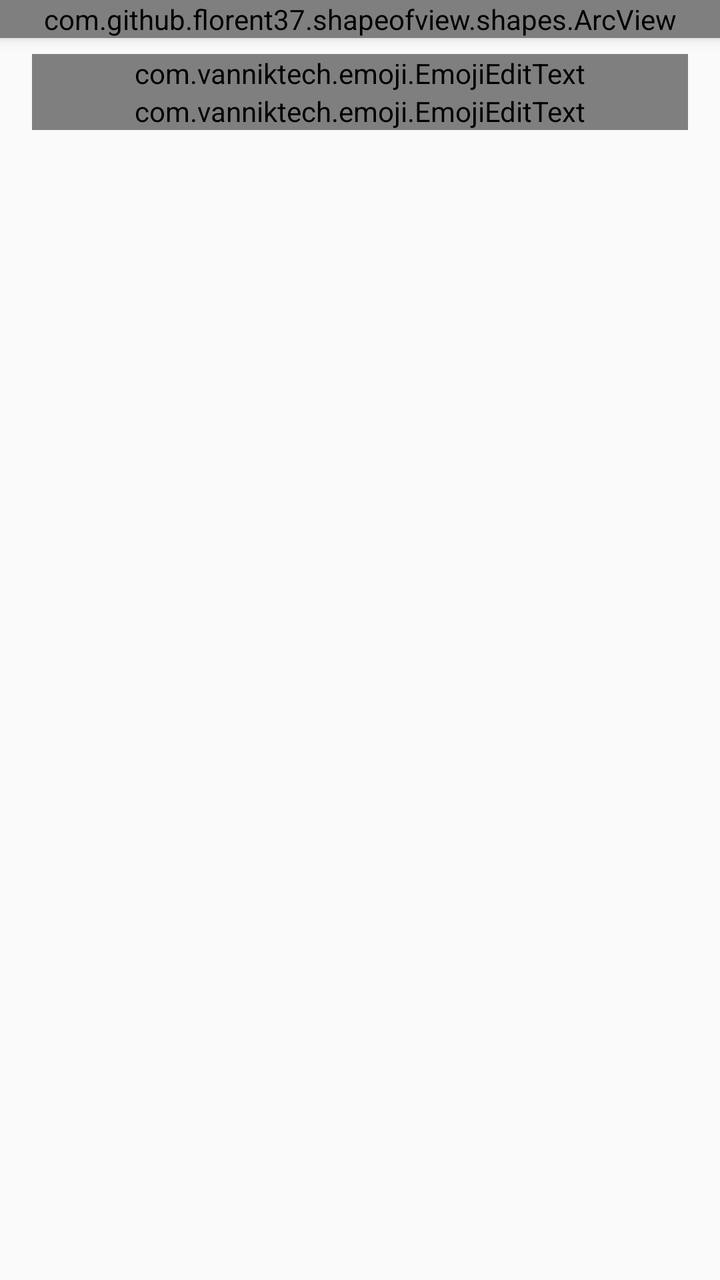
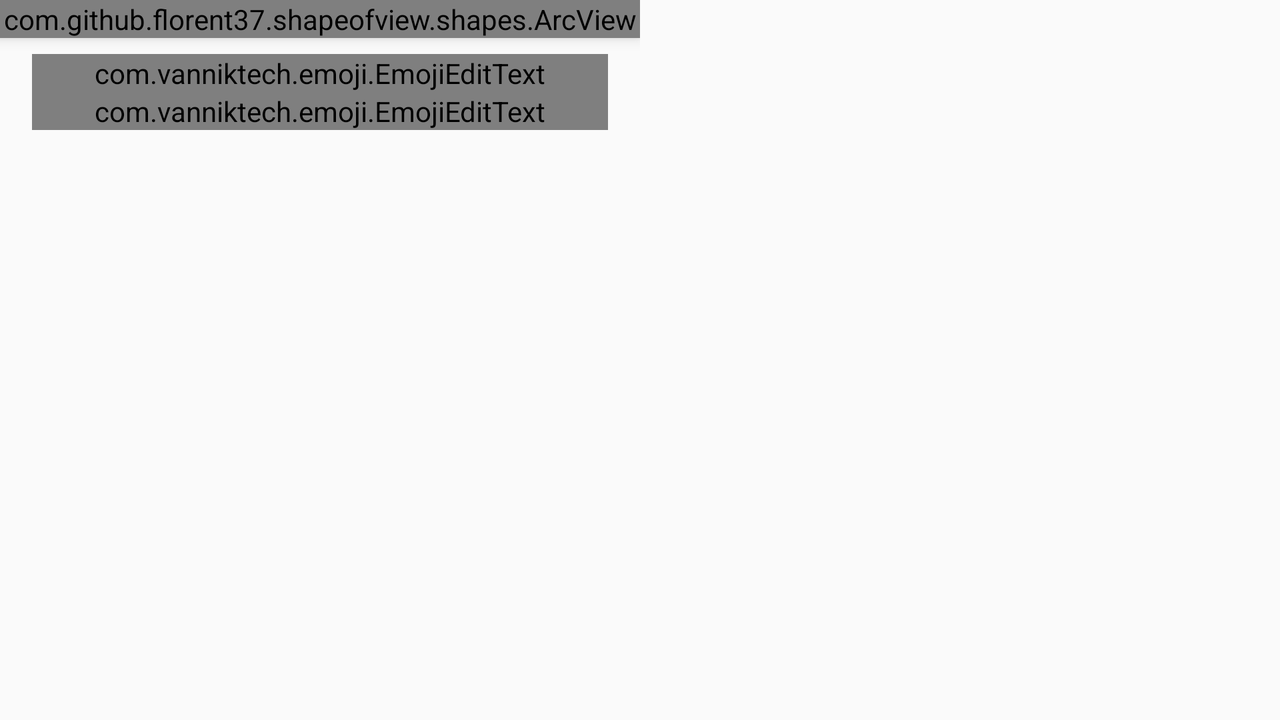

First picture: res/layout/ on a phone held upright. Second picture: the repository's own variant of that layout, on a device whose configuration matches the variant's folder. Source for both follows.
<!-- AndroidManifest.xml: application theme AppTheme -->
<!-- res/layout/fragment_status.xml -->
<?xml version="1.0" encoding="utf-8"?>
<android.support.design.widget.CoordinatorLayout xmlns:android="http://schemas.android.com/apk/res/android"
    xmlns:app="http://schemas.android.com/apk/res-auto"
    xmlns:fancy="http://schemas.android.com/apk/res-auto"
    xmlns:tools="http://schemas.android.com/tools"
    android:layout_width="match_parent"
    android:layout_height="match_parent">

    <android.support.constraint.ConstraintLayout
        android:layout_width="match_parent"
        android:layout_height="match_parent">

        <ImageView
            android:id="@+id/backgroundImageView"
            android:layout_width="0dp"
            android:layout_height="0dp"
            android:scaleType="centerCrop"
            app:layout_constraintBottom_toBottomOf="parent"
            app:layout_constraintEnd_toEndOf="parent"
            app:layout_constraintStart_toStartOf="parent"
            app:layout_constraintTop_toTopOf="parent"
            android:contentDescription="@string/background_image" />

    <android.support.v4.widget.NestedScrollView
        android:layout_width="0dp"
        android:layout_height="wrap_content"
        android:id="@+id/nested_scroll"
        app:layout_constraintEnd_toEndOf="parent"
        app:layout_constraintStart_toStartOf="parent"
        app:layout_constraintTop_toTopOf="parent">

        <android.support.constraint.ConstraintLayout
            android:layout_width="match_parent"
            android:layout_height="wrap_content">

            <com.github.florent37.shapeofview.shapes.ArcView
                android:id="@+id/shape_of_view"
                android:layout_width="0dp"
                android:layout_height="wrap_content"
                android:elevation="4dp"
                app:layout_constraintEnd_toEndOf="parent"
                app:layout_constraintStart_toStartOf="parent"
                app:layout_constraintTop_toTopOf="parent"
                app:shape_arc_cropDirection="outside"
                app:shape_arc_height="28dp"
                app:shape_arc_position="bottom">

                <android.support.constraint.ConstraintLayout
                    android:layout_width="match_parent"
                    android:layout_height="wrap_content">

                    <net.grobas.view.MovingImageView
                        android:layout_width="0dp"
                        android:layout_height="0dp"
                        android:src="@drawable/mail_pattern"
                        app:layout_constraintBottom_toBottomOf="parent"
                        app:layout_constraintEnd_toEndOf="parent"
                        app:layout_constraintStart_toStartOf="parent"
                        app:layout_constraintTop_toTopOf="parent"
                        app:miv_load_on_create="true"
                        app:miv_max_relative_size="3"
                        app:miv_min_relative_offset="0.2"
                        app:miv_repetitions="-1"
                        app:miv_speed="100"
                        app:miv_start_delay="1000" />

                    <TextView
                        android:id="@+id/profile_text"
                        android:layout_width="match_parent"
                        android:layout_height="wrap_content"
                        android:layout_margin="@dimen/fab_margin"
                        android:text="@string/contact_preview_profile"
                        android:textStyle="bold"
                        android:textColor="@color/grey"
                        android:textSize="18sp"
                        app:layout_constraintEnd_toEndOf="parent"
                        app:layout_constraintStart_toStartOf="parent"
                        app:layout_constraintTop_toTopOf="parent" />

                    <de.hdodenhof.circleimageview.CircleImageView xmlns:app="http://schemas.android.com/apk/res-auto"
                        android:id="@+id/icon"
                        android:layout_width="146dp"
                        android:layout_height="146dp"
                        android:layout_marginBottom="@dimen/fab_margin"
                        android:src="@drawable/contact_placeholder"
                        app:civ_border_color="#FFFFFF"
                        app:civ_border_width="2dp"
                        app:layout_constraintBottom_toBottomOf="parent"
                        app:layout_constraintEnd_toEndOf="parent"
                        app:layout_constraintStart_toStartOf="parent"
                        app:layout_constraintTop_toBottomOf="@id/profile_text" />

                    <ImageView
                        android:id="@+id/camera_icon"
                        android:layout_width="wrap_content"
                        android:layout_height="wrap_content"
                        android:layout_margin="@dimen/fab_margin"
                        android:src="@drawable/ic_photo_camera_black_24dp"
                        android:tag="default"
                        android:tint="@color/white"
                        app:layout_constraintBottom_toBottomOf="@id/icon"
                        app:layout_constraintStart_toStartOf="@id/icon"
                        android:contentDescription="@string/select_profile_image" />

                    <TextView
                        android:layout_width="wrap_content"
                        android:layout_height="wrap_content"
                        android:id="@+id/phone_number"
                        android:textColor="@color/grey"
                        android:layout_margin="@dimen/fab_margin"
                        android:textSize="16sp"
                        app:layout_constraintBottom_toBottomOf="parent"
                        app:layout_constraintEnd_toEndOf="parent" />

                </android.support.constraint.ConstraintLayout>
                

            </com.github.florent37.shapeofview.shapes.ArcView>

            <android.support.design.widget.TextInputLayout
                android:id="@+id/phone_number_container"
                android:layout_width="match_parent"
                android:layout_height="wrap_content"
                android:paddingLeft="16dp"
                android:paddingRight="16dp"
                android:paddingTop="@dimen/custom_margin"
                app:layout_constraintEnd_toEndOf="parent"
                app:layout_constraintStart_toStartOf="parent"
                app:layout_constraintTop_toBottomOf="@id/shape_of_view">

                <com.vanniktech.emoji.EmojiEditText
                    android:id="@+id/field_phone_number"
                    android:layout_width="match_parent"
                    android:layout_height="wrap_content"
                    android:hint="@string/profile_name_hint"
                    android:inputType="textPersonName" />

            </android.support.design.widget.TextInputLayout>


            <android.support.design.widget.TextInputLayout
                android:id="@+id/status_container"
                android:layout_width="match_parent"
                android:layout_height="wrap_content"
                android:paddingLeft="16dp"
                android:paddingRight="16dp"
                app:layout_constraintEnd_toEndOf="parent"
                app:layout_constraintStart_toStartOf="parent"
                app:layout_constraintTop_toBottomOf="@id/phone_number_container">

                <com.vanniktech.emoji.EmojiEditText
                    android:id="@+id/status_text"
                    android:layout_width="match_parent"
                    android:layout_height="wrap_content"
                    android:hint="@string/profile_status_hint"
                    android:inputType="textPersonName" />

            </android.support.design.widget.TextInputLayout>

            <com.rilixtech.materialfancybutton.MaterialFancyButton
                android:id="@+id/button_start_verification"
                android:layout_width="wrap_content"
                android:layout_height="wrap_content"
                android:layout_gravity="center"
                android:visibility="gone"
                android:layout_marginEnd="@dimen/fab_margin"
                android:layout_marginStart="@dimen/fab_margin"
                android:layout_marginTop="20dp"
                android:paddingBottom="10dp"
                android:paddingLeft="20dp"
                android:paddingRight="20dp"
                android:paddingTop="10dp"
                app:layout_constraintEnd_toEndOf="parent"
                app:layout_constraintStart_toStartOf="parent"
                app:layout_constraintTop_toBottomOf="@+id/status_container"
                fancy:mfb_borderColor="@color/colorAccent"
                fancy:mfb_borderWidth="1dp"
                fancy:mfb_defaultColor="@color/colorAccent"
                fancy:mfb_focusColor="#7ab800"
                fancy:mfb_radius="30dp"
                fancy:mfb_text="Save Changes"
                fancy:mfb_textColor="#FFFFFF" />

        </android.support.constraint.ConstraintLayout>

    </android.support.v4.widget.NestedScrollView>

    <android.support.v7.widget.RecyclerView
        android:layout_width="0dp"
        android:layout_height="wrap_content"
        android:id="@+id/contacts_list_view"
        android:layout_marginTop="@dimen/fab_margin"
        app:layout_constraintEnd_toEndOf="parent"
        app:layout_constraintStart_toStartOf="parent"
        android:paddingBottom="?android:attr/actionBarSize"
        app:layout_constraintTop_toBottomOf="@+id/nested_scroll">

    </android.support.v7.widget.RecyclerView>


        <TextView
            android:layout_width="wrap_content"
            android:layout_height="wrap_content"
            android:text="@string/no_status"
            android:id="@+id/results"
            android:visibility="invisible"
            app:layout_constraintBottom_toBottomOf="parent"
            app:layout_constraintEnd_toEndOf="parent"
            app:layout_constraintStart_toStartOf="parent"
            app:layout_constraintTop_toBottomOf="@+id/nested_scroll"/>


    </android.support.constraint.ConstraintLayout>

</android.support.design.widget.CoordinatorLayout>
<!-- resources referenced by this layout -->
<resources>
  <color name="colorAccent">#aeea00</color>
  <color name="grey">#424242</color>
  <color name="white">#FFFFFF</color>
  <dimen name="custom_margin">8dp</dimen>
  <dimen name="fab_margin">16dp</dimen>
  <!-- drawable contact_placeholder: png bitmap (drawable, 5729 bytes) -->
  <!-- drawable mail_pattern: png bitmap (drawable, 51080 bytes) -->
  <string name="background_image">Background Image</string>
  <string name="contact_preview_profile">Your Profile</string>
  <string name="no_status">No Status</string>
  <string name="profile_name_hint">Profile Name</string>
  <string name="profile_status_hint">Profile Status</string>
  <string name="select_profile_image">Select your profile image</string>
  <style name="AppTheme" parent="Theme.AppCompat.Light.DarkActionBar">
          
          <item name="colorPrimary">@color/colorPrimary</item>
          <item name="colorPrimaryDark">@color/colorPrimaryDark</item>
          <item name="colorAccent">@color/colorAccent</item>
      </style>
  <color name="colorPrimary">#2962ff</color>
  <color name="colorPrimaryDark">#0039cb</color>
</resources>
<!-- res/layout-land/fragment_status.xml (the repository's variant of the layout above) -->
<!-- drawn on the phone turned sideways -->
<?xml version="1.0" encoding="utf-8"?>
<android.support.design.widget.CoordinatorLayout xmlns:android="http://schemas.android.com/apk/res/android"
    xmlns:app="http://schemas.android.com/apk/res-auto"
    xmlns:fancy="http://schemas.android.com/apk/res-auto"
    xmlns:tools="http://schemas.android.com/tools"
    android:layout_width="match_parent"
    android:layout_height="match_parent">

    <android.support.constraint.ConstraintLayout
        android:layout_width="match_parent"
        android:layout_height="match_parent">

        <ImageView
            android:id="@+id/backgroundImageView"
            android:layout_width="0dp"
            android:layout_height="0dp"
            android:scaleType="centerCrop"
            android:contentDescription="@string/background_image"
            app:layout_constraintBottom_toBottomOf="parent"
            app:layout_constraintEnd_toEndOf="parent"
            app:layout_constraintStart_toStartOf="parent"
            app:layout_constraintTop_toTopOf="parent" />

        <android.support.v4.widget.NestedScrollView
            android:id="@+id/nested_scroll"
            android:layout_width="0dp"
            android:layout_height="match_parent"
            app:layout_constraintBottom_toBottomOf="parent"
            app:layout_constraintEnd_toStartOf="@id/recycler_holder"
            app:layout_constraintStart_toStartOf="parent"
            app:layout_constraintTop_toTopOf="parent"
            android:paddingBottom="?android:attr/actionBarSize">

            <android.support.constraint.ConstraintLayout
                android:id="@+id/profile_holder"
                android:layout_width="match_parent"
                android:layout_height="match_parent">

                <com.github.florent37.shapeofview.shapes.ArcView
                    android:id="@+id/shape_of_view"
                    android:layout_width="0dp"
                    android:layout_height="wrap_content"
                    android:elevation="4dp"
                    app:layout_constraintEnd_toEndOf="parent"
                    app:layout_constraintStart_toStartOf="parent"
                    app:layout_constraintTop_toTopOf="parent"
                    app:shape_arc_cropDirection="outside"
                    app:shape_arc_height="28dp"
                    app:shape_arc_position="bottom">

                    <android.support.constraint.ConstraintLayout
                        android:layout_width="match_parent"
                        android:layout_height="wrap_content">

                        <net.grobas.view.MovingImageView
                            android:layout_width="0dp"
                            android:layout_height="0dp"
                            android:src="@drawable/mail_pattern"
                            app:layout_constraintBottom_toBottomOf="parent"
                            app:layout_constraintEnd_toEndOf="parent"
                            app:layout_constraintStart_toStartOf="parent"
                            app:layout_constraintTop_toTopOf="parent"
                            app:miv_load_on_create="true"
                            app:miv_max_relative_size="3"
                            app:miv_min_relative_offset="0.2"
                            app:miv_repetitions="-1"
                            app:miv_speed="100"
                            app:miv_start_delay="1000" />

                        <TextView
                            android:id="@+id/profile_text"
                            android:layout_width="match_parent"
                            android:layout_height="wrap_content"
                            android:layout_margin="@dimen/fab_margin"
                            android:text="@string/contact_preview_profile"
                            android:textColor="@color/grey"
                            android:textSize="18sp"
                            android:textStyle="bold"
                            app:layout_constraintEnd_toEndOf="parent"
                            app:layout_constraintStart_toStartOf="parent"
                            app:layout_constraintTop_toTopOf="parent" />

                        <de.hdodenhof.circleimageview.CircleImageView xmlns:app="http://schemas.android.com/apk/res-auto"
                            android:id="@+id/icon"
                            android:layout_width="120dp"
                            android:layout_height="120dp"
                            android:layout_marginBottom="@dimen/fab_margin"
                            android:src="@drawable/contact_placeholder"
                            app:civ_border_color="#FFFFFF"
                            app:civ_border_width="2dp"
                            app:layout_constraintBottom_toBottomOf="parent"
                            app:layout_constraintEnd_toEndOf="parent"
                            app:layout_constraintStart_toStartOf="parent"
                            app:layout_constraintTop_toBottomOf="@id/profile_text" />

                        <ImageView
                            android:id="@+id/camera_icon"
                            android:layout_width="wrap_content"
                            android:layout_height="wrap_content"
                            android:layout_margin="@dimen/fab_margin"
                            android:src="@drawable/ic_photo_camera_black_24dp"
                            android:tag="default"
                            android:tint="@color/white"
                            android:contentDescription="@string/select_profile_image"
                            app:layout_constraintBottom_toBottomOf="@id/icon"
                            app:layout_constraintStart_toStartOf="@id/icon" />

                        <TextView
                            android:id="@+id/phone_number"
                            android:layout_width="wrap_content"
                            android:layout_height="wrap_content"
                            android:layout_margin="@dimen/fab_margin"
                            android:textColor="@color/grey"
                            android:textSize="16sp"
                            app:layout_constraintBottom_toBottomOf="parent"
                            app:layout_constraintEnd_toEndOf="parent" />

                    </android.support.constraint.ConstraintLayout>
                    

                </com.github.florent37.shapeofview.shapes.ArcView>

                <android.support.design.widget.TextInputLayout
                    android:id="@+id/phone_number_container"
                    android:layout_width="match_parent"
                    android:layout_height="wrap_content"
                    android:paddingLeft="16dp"
                    android:paddingRight="16dp"
                    android:paddingTop="@dimen/custom_margin"
                    app:layout_constraintEnd_toEndOf="parent"
                    app:layout_constraintStart_toStartOf="parent"
                    app:layout_constraintTop_toBottomOf="@id/shape_of_view">

                    <com.vanniktech.emoji.EmojiEditText
                        android:id="@+id/field_phone_number"
                        android:layout_width="match_parent"
                        android:layout_height="wrap_content"
                        android:hint="@string/profile_name_hint"
                        android:inputType="textPersonName" />

                </android.support.design.widget.TextInputLayout>


                <android.support.design.widget.TextInputLayout
                    android:id="@+id/status_container"
                    android:layout_width="match_parent"
                    android:layout_height="wrap_content"
                    android:paddingLeft="16dp"
                    android:paddingRight="16dp"
                    app:layout_constraintEnd_toEndOf="parent"
                    app:layout_constraintStart_toStartOf="parent"
                    app:layout_constraintTop_toBottomOf="@id/phone_number_container">

                    <com.vanniktech.emoji.EmojiEditText
                        android:id="@+id/status_text"
                        android:layout_width="match_parent"
                        android:layout_height="wrap_content"
                        android:hint="@string/profile_status_hint"
                        android:inputType="textPersonName" />

                </android.support.design.widget.TextInputLayout>

                <com.rilixtech.materialfancybutton.MaterialFancyButton
                    android:id="@+id/button_start_verification"
                    android:layout_width="wrap_content"
                    android:layout_height="wrap_content"
                    android:layout_gravity="center"
                    android:layout_marginEnd="@dimen/fab_margin"
                    android:layout_marginStart="@dimen/fab_margin"
                    android:layout_marginTop="20dp"
                    android:paddingBottom="10dp"
                    android:paddingLeft="20dp"
                    android:paddingRight="20dp"
                    android:paddingTop="10dp"
                    android:visibility="gone"
                    app:layout_constraintEnd_toEndOf="parent"
                    app:layout_constraintStart_toStartOf="parent"
                    app:layout_constraintTop_toBottomOf="@+id/status_container"
                    fancy:mfb_borderColor="@color/colorAccent"
                    fancy:mfb_borderWidth="1dp"
                    fancy:mfb_defaultColor="@color/colorAccent"
                    fancy:mfb_focusColor="#7ab800"
                    fancy:mfb_radius="30dp"
                    fancy:mfb_text="Save Changes"
                    fancy:mfb_textColor="#FFFFFF" />

            </android.support.constraint.ConstraintLayout>

        </android.support.v4.widget.NestedScrollView>

        <android.support.constraint.ConstraintLayout
            android:id="@+id/recycler_holder"
            android:layout_width="0dp"
            android:layout_height="0dp"
            app:layout_constraintBottom_toBottomOf="parent"
            app:layout_constraintEnd_toEndOf="parent"
            app:layout_constraintStart_toEndOf="@id/nested_scroll"
            app:layout_constraintTop_toTopOf="parent">

            <android.support.v7.widget.RecyclerView
                android:id="@+id/contacts_list_view"
                android:layout_width="match_parent"
                android:layout_height="match_parent"
                android:paddingRight="@dimen/fab_margin"
                android:paddingBottom="?android:attr/actionBarSize"
                android:paddingEnd="@dimen/fab_margin">

            </android.support.v7.widget.RecyclerView>

            <TextView
                android:id="@+id/results"
                android:layout_width="wrap_content"
                android:layout_height="wrap_content"
                android:text="@string/no_status"
                android:visibility="invisible"
                app:layout_constraintTop_toTopOf="parent"
                app:layout_constraintBottom_toBottomOf="parent"
                app:layout_constraintEnd_toEndOf="parent"
                app:layout_constraintStart_toStartOf="parent" />

        </android.support.constraint.ConstraintLayout>

    </android.support.constraint.ConstraintLayout>



</android.support.design.widget.CoordinatorLayout>
